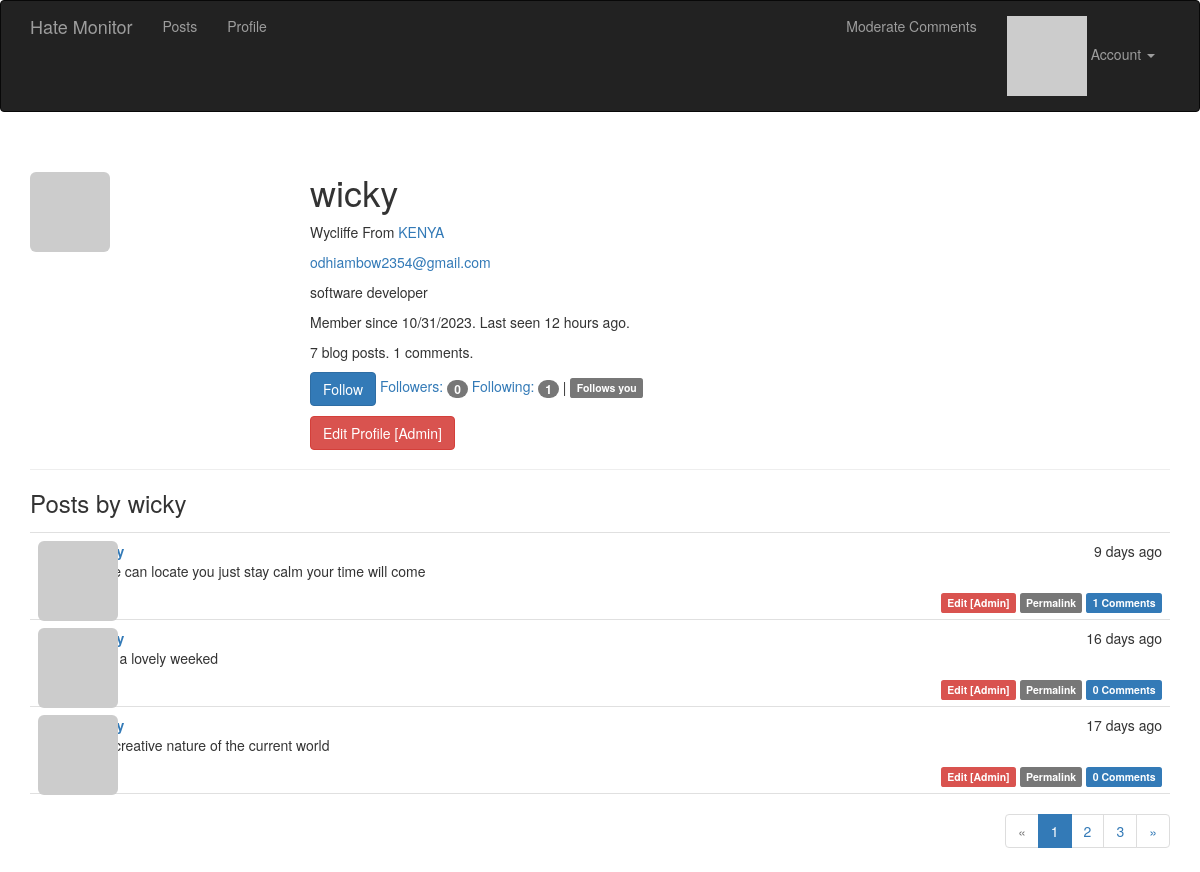
Page /user/wicky (signed in) on the committed database.
### app/models.py (models this page shows, shortened)
class User(UserMixin, db.Model):
    __tablename__ = 'users'
    id = db.Column(db.Integer, primary_key=True)
    email = db.Column(db.String(64), unique=True, index=True)
    username = db.Column(db.String(64), unique=True, index=True)
    role_id = db.Column(db.Integer, db.ForeignKey('roles.id'))
    password_hash = db.Column(db.String(128))
    confirmed = db.Column(db.Boolean, default=False)
    name = db.Column(db.String(64))
    location = db.Column(db.String(64))
    about_me = db.Column(db.Text())
    member_since = db.Column(db.DateTime(), default=datetime.utcnow)
    last_seen = db.Column(db.DateTime(), default=datetime.utcnow)
    avatar_hash = db.Column(db.String(32))
    posts = db.relationship('Post', backref='author', lazy='dynamic')
    followed = db.relationship('Follow',
                               foreign_keys=[Follow.follower_id],
                               backref=db.backref('follower', lazy='joined'),
                               lazy='dynamic',
                               cascade='all, delete-orphan')
    followers = db.relationship('Follow',
                                foreign_keys=[Follow.followed_id],
                                backref=db.backref('followed', lazy='joined'),
                                lazy='dynamic',
                                cascade='all, delete-orphan')
    comments = db.relationship('Comment', backref='author', lazy='dynamic')
    @property
    def password(self):
        raise AttributeError('password is not a readable attribute')
    def can(self, perm):
        return self.role is not None and self.role.has_permission(perm)
    def is_administrator(self):
        return self.can(Permission.ADMIN)
    def ping(self):
        self.last_seen = datetime.utcnow()
        db.session.add(self)
    def gravatar(self, size=100, default='identicon', rating='g'):
        url = 'https://secure.gravatar.com/avatar'
        hash = self.avatar_hash or self.gravatar_hash()
        return '{url}/{hash}?s={size}&d={default}&r={rating}'.format(
            url=url, hash=hash, size=size, default=default, rating=rating)
    def is_following(self, user):
        if user.id is None:
            return False
        return self.followed.filter_by(
            followed_id=user.id).first() is not None

class Post(db.Model):
    __tablename__ = 'posts'
    id = db.Column(db.Integer, primary_key=True)
    body = db.Column(db.Text)
    body_html = db.Column(db.Text)
    timestamp = db.Column(db.DateTime, index=True, default=datetime.utcnow)
    author_id = db.Column(db.Integer, db.ForeignKey('users.id'))
    comments = db.relationship('Comment', backref='post', lazy='dynamic')

### app/main/views.py (the view)
@main.route('/user/<username>')
def user(username):
    user = User.query.filter_by(username=username).first_or_404()
    page = request.args.get('page', 1, type=int)
    pagination = user.posts.order_by(Post.timestamp.desc()).paginate(
        page=page, per_page=current_app.config['FLASKY_POSTS_PER_PAGE'],
        error_out=False)
    posts = pagination.items
    return render_template('user.html', user=user, posts=posts,
                           pagination=pagination)

### app/auth/views.py (called while the page is built)
@auth.before_app_request
def before_request():
    if current_user.is_authenticated:
        current_user.ping()
        if not current_user.confirmed \
                and request.endpoint \
                and request.blueprint != 'auth' \
                and request.endpoint != 'static':
            return redirect(url_for('auth.unconfirmed'))

### app/main/__init__.py (called while the page is built)
@main.app_context_processor
def inject_permissions():
  return dict(Permission=Permission)

### app/models.py (called while the page is built)
@login_manager.user_loader
def load_user(user_id):
    return User.query.get(int(user_id))

    def has_permission(self, perm):
        return self.permissions and perm == perm

### app/templates/user.html (shortened to what this page needs)
{% extends "base.html" %}
{% import "_macros.html" as macros %}
{% block page_content %}
<div class="page-header">
    <img class="img-rounded profile-thumbnail" src="{{ user.gravatar(size=100) }}">
    <div class="profile-header">
        <h1>{{ user.username }}</h1>
        {% if user.name or user.location %}
        <p>
            {% if user.name %}{{ user.name }}{% endif %}
            {% if user.location %}
                From <a href="http://maps.google.com/?q={{ user.location }}"> {{ user.location }}</a><br>
            {% endif %}
        </p>
        {% endif %}
        {% if current_user.is_administrator() %}
        <p><a href="mailto:{{ user.email }}">{{ user.email }}</a></p>
        {% endif %}
        {% if user.about_me %}<p>{{ user.about_me }}</p>{% endif %}
        <p>Member since {{ moment(user.member_since).format('L') }}. Last seen {{ moment(user.last_seen).fromNow() }}.</p>
        <p>{{ user.posts.count() }} blog posts. {{ user.comments.count() }} comments.</p>
        <p>
            {% if current_user.can(Permission.FOLLOW) and user != current_user %}
                {% if not current_user.is_following(user) %}
                <a href="{{ url_for('.follow', username=user.username) }}" class="btn btn-primary">Follow</a>
                {% else %}
                <a href="{{ url_for('.unfollow', username=user.username) }}" class="btn btn-default">Unfollow</a>
                {% endif %}
            {% endif %}
            <a href="{{ url_for('.followers', username=user.username) }}">Followers: <span class="badge">{{ user.followers.count() - 1 }}</span></a>
            <a href="{{ url_for('.followed_by', username=user.username) }}">Following: <span class="badge">{{ user.followed.count() - 1 }}</span></a>
            {% if current_user.is_authenticated and user != current_user and user.is_following(current_user) %}
            | <span class="label label-default">Follows you</span>
            {% endif %}
        </p>
        <p>
            {% if current_user.is_administrator() %}
            <a class="btn btn-danger" href="{{ url_for('.edit_profile_admin', id=user.id) }}">Edit Profile [Admin]</a>
            {% endif %}
        </p>
    </div>
</div>
<h3>Posts by {{ user.username }}</h3>
{% include '_posts.html' %}
{% if pagination %}
<div class="pagination">
    {{ macros.pagination_widget(pagination, '.user', username=user.username) }}
</div>
{% endif %}
{% endblock %}

### app/templates/base.html (shortened to what this page needs)
{% extends "bootstrap/base.html" %}
{% block head %}
{{ super() }}
<link rel="stylesheet" type="text/css" href="{{ url_for('static', filename='styles.css') }}">
{% endblock %}
{% block navbar %}
<div class="navbar navbar-inverse" role="navigation">
    <div class="container">
        <div class="navbar-header">
            <a class="navbar-brand" href="{{ url_for('main.HateMonitor') }}">Hate Monitor</a>
        </div>
        <div class="navbar-collapse collapse">
            <ul class="nav navbar-nav">
                <li><a href="{{ url_for('main.index') }}">Posts</a></li>
                {% if current_user.is_authenticated %}
                <li><a href="{{ url_for('main.user', username=current_user.username) }}">Profile</a></li>
                {% endif %}
            </ul>
            <ul class="nav navbar-nav navbar-right">
                {% if current_user.can(Permission.MODERATE) %}
                <li><a href="{{ url_for('main.moderate') }}">Moderate Comments</a></li>
                {% endif %}
                {% if current_user.is_authenticated %}
                <li class="dropdown">
                    <a href="#" class="dropdown-toggle" data-toggle="dropdown">
                        <img src="{{ current_user.gravatar(size=18) }}">
                        Account <b class="caret"></b>
                    </a>
                </li>
                {% else %}
                <li><a href="{{ url_for('auth.login') }}">Log In</a></li>
                {% endif %}
            </ul>
        </div>
    </div>
</div>
{% endblock %}
{% block content %}
<div class="container">
    {% block page_content %}{% endblock %}
</div>
{% endblock %}

### app/templates/_macros.html
{% macro pagination_widget(pagination, endpoint, fragment='') %}
<ul class="pagination">
    <li{% if not pagination.has_prev %} class="disabled"{% endif %}>
        <a href="{% if pagination.has_prev %}{{ url_for(endpoint, page=pagination.prev_num, **kwargs) }}{{ fragment }}{% else %}#{% endif %}">
            &laquo;
        </a>
    </li>
    {% for p in pagination.iter_pages() %}
        {% if p %}
            {% if p == pagination.page %}
            <li class="active">
                <a href="{{ url_for(endpoint, page = p, **kwargs) }}{{ fragment }}">{{ p }}</a>
            </li>
            {% else %}
            <li>
                <a href="{{ url_for(endpoint, page = p, **kwargs) }}{{ fragment }}">{{ p }}</a>
            </li>
            {% endif %}
        {% else %}
        <li class="disabled"><a href="#">&hellip;</a></li>
        {% endif %}
    {% endfor %}
    <li{% if not pagination.has_next %} class="disabled"{% endif %}>
        <a href="{% if pagination.has_next %}{{ url_for(endpoint, page=pagination.next_num, **kwargs) }}{{ fragment }}{% else %}#{% endif %}">
            &raquo;
        </a>
    </li>
</ul>
{% endmacro %}

### app/templates/_posts.html
<ul class="posts">
    {% for post in posts %}
    <li class="post">
        <div class="post-thumbnail">
            <a href="{{ url_for('.user', username=post.author.username) }}">
                <img class="img-rounded profile-thumbnail" src="{{ post.author.gravatar(size=40) }}">
            </a>
        </div>
        <div class="post-content">
            <div class="post-date">{{ moment(post.timestamp).fromNow() }}</div>
            <div class="post-author"><a href="{{ url_for('.user', username=post.author.username) }}">{{ post.author.username }}</a></div>
            <div class="post-body">
                {% if post.body_html %}
                    {{ post.body_html | safe }}
                {% else %}
                    {{ post.body }}
                {% endif %}
            </div>
            <div class="post-footer">
                {% if current_user == post.author %}
                <a href="{{ url_for('.edit', id=post.id) }}">
                    <span class="label label-primary">Edit</span>
                </a>
                {% elif current_user.is_administrator() %}
                <a href="{{ url_for('.edit', id=post.id) }}">
                    <span class="label label-danger">Edit [Admin]</span>
                </a>
                {% endif %}
                <a href="{{ url_for('.post', id=post.id) }}">
                    <span class="label label-default">Permalink</span>
                </a>
                <a href="{{ url_for('.post', id=post.id) }}#comments">
                    <span class="label label-primary">
                        {{ post.comments.count() }} Comments
                    </span>
                </a>
            </div>
        </div>
    </li>
    {% endfor %}
</ul>

### app/static/styles.css (style rules this page uses)
.profile-thumbnail { position: absolute; }
.profile-header { min-height: 260px; margin-left: 280px; }
ul.posts { list-style-type: none; padding: 0px; margin: 16px 0px 0px 0px; border-top: 1px solid #e0e0e0; }
ul.posts li.post { padding: 8px; border-bottom: 1px solid #e0e0e0; }
div.post-date { float: right; }
div.post-author { font-weight: bold; }
div.post-thumbnail { position: absolute; }
div.post-content { margin-left: 48px; min-height: 48px; }
div.post-footer { text-align: right; }
div.pagination { width: 100%; text-align: right; padding: 0px; margin: 0px; }

### rows in the picture
User: username "wicky", name "Wycliffe", location "KENYA", email "odhiambow2354@gmail.com", about_me "software developer", member_since "10/31/2023", last_seen "12 hours ago"
Post: timestamp "9 days ago", body_html "grace can locate you just stay calm your time will come", comments.count "1"
Post: timestamp "16 days ago", body_html "what a lovely weeked", comments.count "0"
Post: timestamp "17 days ago", body_html "The creative nature of the current world", comments.count "0"

### other values in the picture
{{ user.posts.count() }} "7"
{{ user.comments.count() }} "1"
{{ user.followers.count() - 1 }} "0"
{{ user.followed.count() - 1 }} "1"
{{ p }} "1"
{{ p }} "2" "3"
